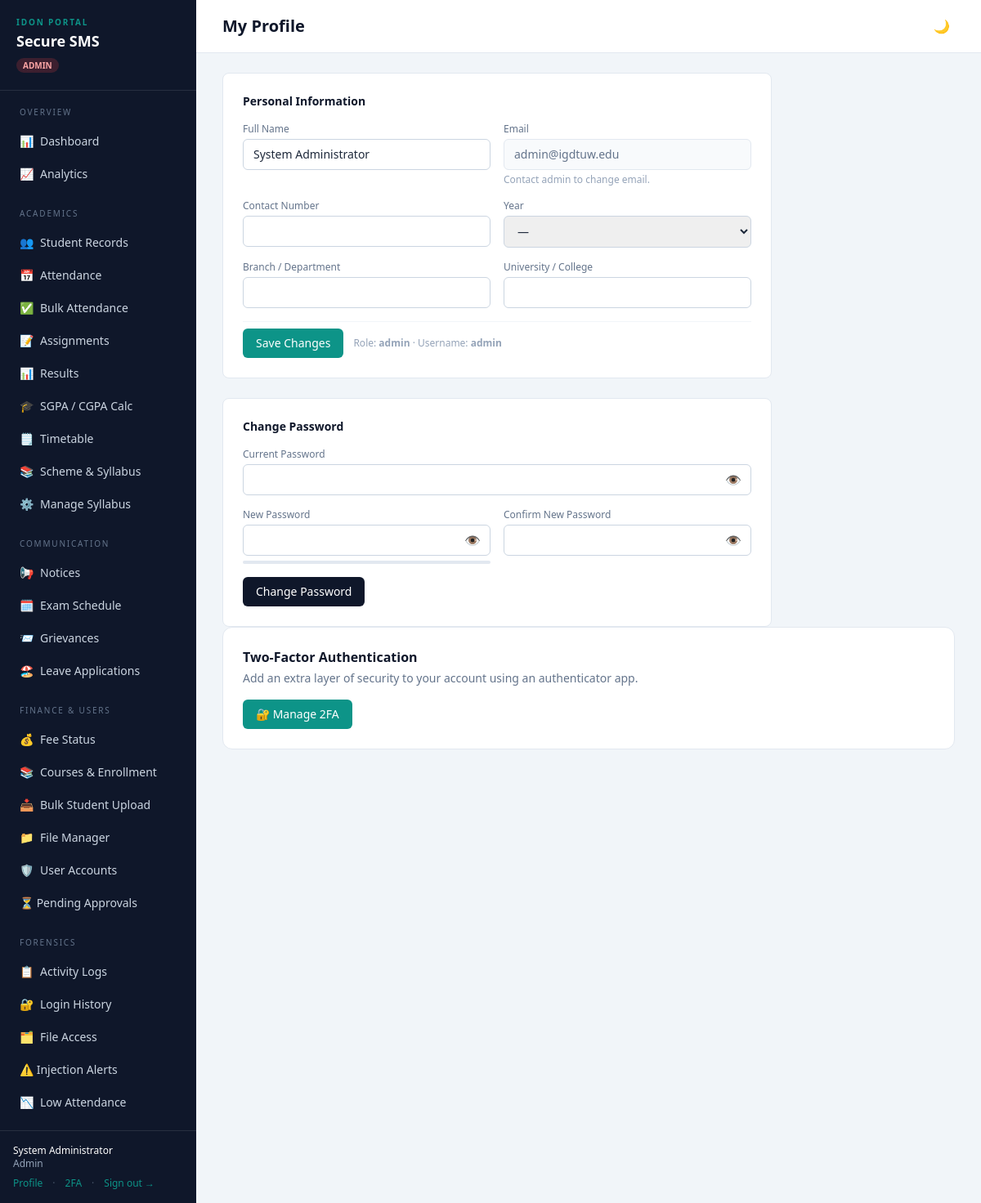
Screenshot of /profile (signed in) with the database file from the repository.
### tables this page shows
CREATE TABLE users (
    id              INTEGER PRIMARY KEY AUTOINCREMENT,
    username        TEXT UNIQUE NOT NULL,
    email           TEXT UNIQUE NOT NULL,
    password_hash   TEXT NOT NULL,
    role            TEXT NOT NULL CHECK(role IN ('admin','faculty','student')),
    full_name       TEXT NOT NULL,
    contact_no      TEXT,
    branch          TEXT,
    university      TEXT,
    year            INTEGER,
    profile_complete INTEGER NOT NULL DEFAULT 0,
    is_active       INTEGER NOT NULL DEFAULT 1,
    created_at      DATETIME DEFAULT CURRENT_TIMESTAMP
, address TEXT, dob TEXT, guardian_name TEXT, emergency_contact TEXT, totp_secret TEXT, totp_enabled INTEGER DEFAULT 0, status TEXT DEFAULT 'active');

### app.py (the view, shortened to what this page needs)
@app.route("/profile", methods=["GET", "POST"])
@login_required
def profile():
    u = current_user()
    user_db = query_one("SELECT * FROM users WHERE id = ?", (u["id"],))
    return render_template("profile.html", user_db=user_db)

### app.py (called while the page is built)
@app.context_processor
def inject_user():
    u = current_user()
    pending_count = 0
    if u and u.get("role") == "admin":
        row = query_one("SELECT COUNT(*) c FROM users WHERE status='pending'")
        pending_count = row["c"] if row else 0
    return {"user": u, "config": Config, "pending_count": pending_count}

### auth.py (called while the page is built)
def current_user():
    if "user_id" in session:
        return {
            "id": session["user_id"],
            "username": session.get("username"),
            "role": session.get("role"),
            "full_name": session.get("full_name"),
        }
    return None

def _check_session_timeout():
    last = session.get("_last_active")
    now = int(time())
    if last and (now - last) > Config.SESSION_TIMEOUT_SECONDS:
        session.clear()
        return True
    session["_last_active"] = now
    return False

def login_required(view):
    @wraps(view)
    def wrapped(*args, **kwargs):
        if "user_id" not in session:
            flash("Please sign in to continue.", "error")
            return redirect(url_for("login"))
        if _check_session_timeout():
            flash("Your session expired due to inactivity. Please sign in again.", "error")
            return redirect(url_for("login"))
        return view(*args, **kwargs)
    return wrapped

### database.py (called while the page is built)
def get_connection():
    conn = sqlite3.connect(Config.DB_PATH)
    conn.row_factory = sqlite3.Row
    conn.execute("PRAGMA foreign_keys = ON")
    return conn

def query_one(sql, params=()):
    conn = get_connection()
    row = conn.execute(sql, params).fetchone()
    conn.close()
    return row

### templates/profile.html (shortened to what this page needs)
{% extends "base.html" %}
{% block heading %}My Profile{% endblock %}
{% block content %}
<div class="max-w-2xl space-y-6">
  <div class="bg-white rounded-lg border border-slate-200 p-6">
    <h2 class="text-sm font-semibold text-ink mb-4">Personal Information</h2>
    <form method="post" class="space-y-4">
      <div class="grid grid-cols-2 gap-4">
        <div>
          <label class="block text-xs font-medium text-slate-500 mb-1">Full Name</label>
          <input name="full_name" value="{{ user_db.full_name or '' }}" required
                 class="w-full rounded-md border border-slate-300 px-3 py-2 text-sm
                        focus:border-signal focus:ring-1 focus:ring-signal outline-none">
        </div>
        <div>
          <label class="block text-xs font-medium text-slate-500 mb-1">Email</label>
          <input type="email" value="{{ user_db.email or '' }}" disabled
                 class="w-full rounded-md border border-slate-200 bg-slate-50 px-3 py-2 text-sm text-slate-500 cursor-not-allowed">
          <p class="text-xs text-slate-400 mt-1">Contact admin to change email.</p>
        </div>
      </div>
      <div class="grid grid-cols-2 gap-4">
        <div>
          <label class="block text-xs font-medium text-slate-500 mb-1">Contact Number</label>
          <input name="contact_no" value="{{ user_db.contact_no or '' }}" type="tel"
                 class="w-full rounded-md border border-slate-300 px-3 py-2 text-sm
                        focus:border-signal focus:ring-1 focus:ring-signal outline-none">
        </div>
        <div>
          <label class="block text-xs font-medium text-slate-500 mb-1">Year</label>
          <select name="year" class="w-full rounded-md border border-slate-300 px-3 py-2 text-sm
                                     focus:border-signal focus:ring-1 focus:ring-signal outline-none">
            <option value="">—</option>
          </select>
        </div>
      </div>
      <div class="grid grid-cols-2 gap-4">
        <div>
          <label class="block text-xs font-medium text-slate-500 mb-1">Branch / Department</label>
          <input name="branch" value="{{ user_db.branch or '' }}"
                 class="w-full rounded-md border border-slate-300 px-3 py-2 text-sm
                        focus:border-signal focus:ring-1 focus:ring-signal outline-none">
        </div>
        <div>
          <label class="block text-xs font-medium text-slate-500 mb-1">University / College</label>
          <input name="university" value="{{ user_db.university or '' }}"
                 class="w-full rounded-md border border-slate-300 px-3 py-2 text-sm
                        focus:border-signal focus:ring-1 focus:ring-signal outline-none">
        </div>
      </div>
      <div class="flex items-center gap-3 pt-2 border-t border-slate-100">
        <button class="bg-signal hover:bg-teal-700 text-white text-sm font-medium px-4 py-2 rounded-md transition">
          Save Changes
        </button>
        <span class="text-xs text-slate-400">Role: <strong>{{ user_db.role }}</strong> · Username: <strong>{{ user_db.username }}</strong></span>
      </div>
    </form>
  </div>
  <div class="bg-white rounded-lg border border-slate-200 p-6">
    <h2 class="text-sm font-semibold text-ink mb-4">Change Password</h2>
    <form method="post" class="space-y-4">
      <div>
        <label class="block text-xs font-medium text-slate-500 mb-1">Current Password</label>
        <div class="relative">
          <input id="pw-cur" name="current_password" type="password" required
                 class="w-full rounded-md border border-slate-300 px-3 py-2 pr-10 text-sm
                        focus:border-signal focus:ring-1 focus:ring-signal outline-none">
          <button type="button" onclick="toggleEye('pw-cur','eye-cur')"
                  class="absolute right-3 top-1/2 -translate-y-1/2 text-slate-400 hover:text-slate-700">
            <span id="eye-cur">👁️</span>
          </button>
        </div>
      </div>
      <div class="grid grid-cols-2 gap-4">
        <div>
          <label class="block text-xs font-medium text-slate-500 mb-1">New Password</label>
          <div class="relative">
            <input id="pw-new" name="new_password" type="password" required
                   class="w-full rounded-md border border-slate-300 px-3 py-2 pr-10 text-sm
                          focus:border-signal focus:ring-1 focus:ring-signal outline-none">
            <button type="button" onclick="toggleEye('pw-new','eye-new')"
                    class="absolute right-3 top-1/2 -translate-y-1/2 text-slate-400 hover:text-slate-700">
              <span id="eye-new">👁️</span>
            </button>
          </div>
          <div class="mt-1.5 h-1 bg-slate-200 rounded-full overflow-hidden">
          </div>
        </div>
        <div>
          <label class="block text-xs font-medium text-slate-500 mb-1">Confirm New Password</label>
          <div class="relative">
            <input id="pw-conf" name="confirm_password" type="password" required
                   class="w-full rounded-md border border-slate-300 px-3 py-2 pr-10 text-sm
                          focus:border-signal focus:ring-1 focus:ring-signal outline-none">
            <button type="button" onclick="toggleEye('pw-conf','eye-conf')"
                    class="absolute right-3 top-1/2 -translate-y-1/2 text-slate-400 hover:text-slate-700">
              <span id="eye-conf">👁️</span>
            </button>
          </div>
        </div>
      </div>
      <button class="bg-ink hover:bg-steel text-white text-sm font-medium px-4 py-2 rounded-md transition">
        Change Password
      </button>
    </form>
  </div>
</div>
  <div class="bg-white border border-slate-200 rounded-xl p-6">
    <h2 class="font-semibold text-ink mb-1">Two-Factor Authentication</h2>
    <p class="text-sm text-slate-500 mb-4">Add an extra layer of security to your account using an authenticator app.</p>
    <a href="{{ url_for('twofa_setup') }}"
       class="inline-flex items-center gap-2 px-4 py-2 bg-teal-600 text-white text-sm rounded-md hover:bg-teal-700 transition font-medium">
      🔐 Manage 2FA
    </a>
  </div>
{% endblock %}

### templates/base.html (shortened to what this page needs)
<!doctype html>
<html lang="en">
<head>
  <script src="https://cdn.tailwindcss.com"></script>
</head>
<body class="bg-slate-100 text-slate-800 min-h-screen">
{% if user %}
<div class="flex min-h-screen">
  <aside class="w-60 shrink-0 bg-ink text-slate-300 flex flex-col">
    <div class="px-5 py-5 border-b border-white/10">
      <div class="eyebrow text-[10px] uppercase text-signal font-semibold">IDon Portal</div>
      <div class="text-white font-semibold text-lg leading-tight mt-1">Secure&nbsp;SMS</div>
      <div class="mt-1">
        {% if user.role == 'admin' %}
          <span class="text-[10px] bg-red-500/20 text-red-300 px-2 py-0.5 rounded-full font-semibold">ADMIN</span>
        {% elif user.role == 'faculty' %}
          <span class="text-[10px] bg-blue-500/20 text-blue-300 px-2 py-0.5 rounded-full font-semibold">FACULTY</span>
        {% else %}
          <span class="text-[10px] bg-teal-500/20 text-teal-300 px-2 py-0.5 rounded-full font-semibold">STUDENT</span>
        {% endif %}
      </div>
    </div>
    <nav class="flex-1 px-3 py-4 space-y-1 text-sm">
      {% macro nav(endpoint, label, icon='') %}
        <a href="{{ url_for(endpoint) }}"
           class="flex items-center gap-2 px-3 py-2 rounded-md hover:bg-white/5 hover:text-white transition
                  {{ 'nav-active' if request.endpoint == endpoint else '' }}">
          {% if icon %}<span>{{ icon }}</span>{% endif %}{{ label }}
        </a>
      {% endmacro %}
      {% if user.role == 'admin' %}
        <div class="eyebrow text-[10px] uppercase text-slate-500 px-3 pb-1">Overview</div>
        {{ nav('dashboard', 'Dashboard', '📊') }}
        {{ nav('student_analytics', 'Analytics', '📈') }}
        <div class="eyebrow text-[10px] uppercase text-slate-500 px-3 pt-4 pb-1">Academics</div>
        {{ nav('students', 'Student Records', '👥') }}
        {{ nav('attendance', 'Attendance', '📅') }}
        {{ nav('attendance_bulk_mark', 'Bulk Attendance', '✅') }}
        {{ nav('assignments', 'Assignments', '📝') }}
        {{ nav('results', 'Results', '📊') }}
        {{ nav('sgpa', 'SGPA / CGPA Calc', '🎓') }}
        {{ nav('timetable', 'Timetable', '🗒️') }}
        {{ nav('syllabus.index', 'Scheme & Syllabus', '📚') }}
        {{ nav('syllabus.admin_index', 'Manage Syllabus', '⚙️') }}
        <div class="eyebrow text-[10px] uppercase text-slate-500 px-3 pt-4 pb-1">Communication</div>
        {{ nav('notices', 'Notices', '📢') }}
        {{ nav('exam_schedule', 'Exam Schedule', '🗓️') }}
        {{ nav('grievances', 'Grievances', '📨') }}
        {{ nav('leaves', 'Leave Applications', '🏖️') }}
        <div class="eyebrow text-[10px] uppercase text-slate-500 px-3 pt-4 pb-1">Finance & Users</div>
        {{ nav('fee_status', 'Fee Status', '💰') }}
        {{ nav('courses', 'Courses & Enrollment', '📚') }}
        {{ nav('bulk_upload_students', 'Bulk Student Upload', '📥') }}
        {{ nav('files', 'File Manager', '📁') }}
        {{ nav('users_list', 'User Accounts', '🛡️') }}
        <a href="{{ url_for('pending_users') }}"
           class="flex items-center justify-between px-3 py-2 rounded-md hover:bg-white/5 hover:text-white transition
                  {{ 'nav-active' if request.endpoint == 'pending_users' else '' }}">
          <span class="flex items-center gap-2">⏳ Pending Approvals</span>
        </a>
        <div class="eyebrow text-[10px] uppercase text-slate-500 px-3 pt-4 pb-1">Forensics</div>
        {{ nav('audit_activity', 'Activity Logs', '📋') }}
        {{ nav('audit_logins', 'Login History', '🔐') }}
        {{ nav('audit_files', 'File Access', '🗂️') }}
        <a href="{{ url_for('audit_alerts') }}"
           class="flex items-center justify-between px-3 py-2 rounded-md hover:bg-white/5 hover:text-white transition
                  {{ 'nav-active' if request.endpoint == 'audit_alerts' else '' }}">
          <span class="flex items-center gap-2">⚠️ Injection Alerts</span>
        </a>
        {{ nav('low_attendance_report', 'Low Attendance', '📉') }}
      {% endif %}
    </nav>
    <div class="px-4 py-4 border-t border-white/10 text-xs">
      <div class="text-white font-medium">{{ user.full_name }}</div>
      <div class="text-slate-400 capitalize">{{ user.role }}</div>
      <div class="flex gap-3 mt-2">
        <a href="{{ url_for('profile') }}" class="text-signal hover:text-teal-300">Profile</a>
        <span class="text-slate-600">·</span>
        <a href="{{ url_for('twofa_setup') }}" class="text-signal hover:text-teal-300">2FA</a>
        <span class="text-slate-600">·</span>
        <a href="{{ url_for('logout') }}" class="text-signal hover:text-teal-300">Sign out →</a>
      </div>
    </div>
  </aside>
  <div class="flex-1 flex flex-col min-w-0">
    <header class="bg-white border-b border-slate-200 px-8 py-4 flex items-center justify-between">
      <h1 class="text-xl font-semibold text-ink">{% block heading %}{% endblock %}</h1>
      <div class="flex items-center gap-3">
        <button id="theme-toggle" title="Toggle dark mode"
                onclick="toggleTheme()"
                class="w-8 h-8 rounded-full flex items-center justify-center hover:bg-slate-100 transition text-slate-500 hover:text-slate-800">
          <span id="theme-icon">🌙</span>
        </button>
      </div>
    </header>
    <main class="flex-1 px-8 py-6">
      {% block content %}{% endblock %}
    </main>
  </div>
</div>
{% else %}
  {% block auth %}{% endblock %}
{% endif %}
</body>
</html>

### templates/base.html (style rules this page uses)
body { -webkit-font-smoothing: antialiased; }
.eyebrow { letter-spacing: .18em; }
:root,[data-theme="light"] { --bg-page: #f1f5f9; --bg-sidebar: #0f172a; --bg-card: #ffffff; --text-main: #1e293b; --text-muted: #64748b; --border-col: #e2e8f0; --header-bg: #ffffff; --table-row-alt: #f8fafc; }
body { background-color: var(--bg-page); color: var(--text-main); }

### rows the page displays
users: full_name "System Administrator", email "admin@igdtuw.edu", role "admin", username "admin"

### other values shown
{{ icon }} "📊 📈 👥 📅 ✅ 📝 📊 🎓 🗒️ 📚 ⚙️ 📢 🗓️ 📨 🏖️ 💰 📚 📥 📁 🛡️ 📋 🔐 🗂️ 📉"
{{ user.role }} "Admin"
